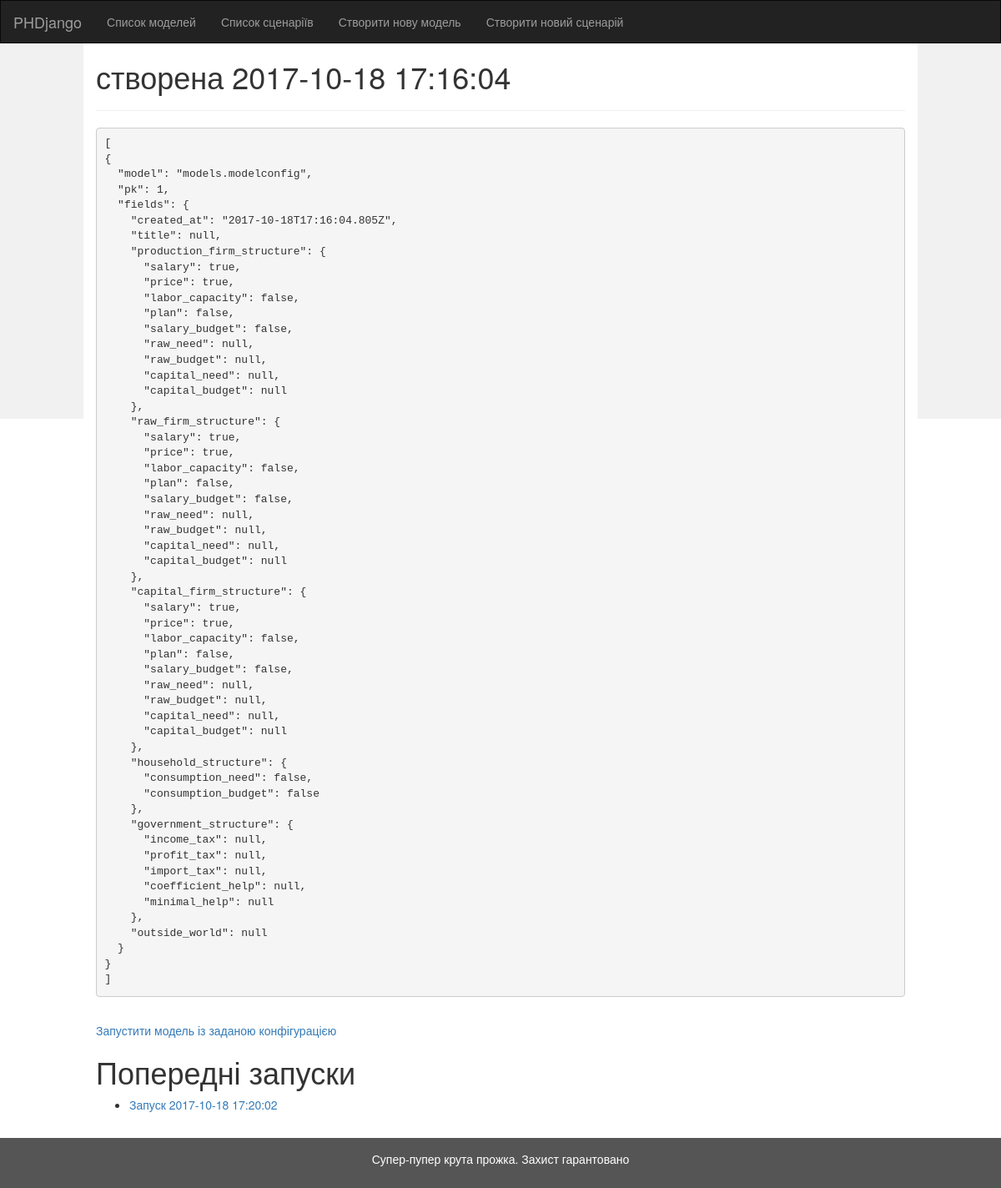
/models/1/, run on the app's committed database.
### models/models.py (models this page shows)
class ModelConfig(models.Model):
    created_at = models.DateTimeField(auto_now_add=True, null = True)
    title = models.CharField("Назва конфігурації моделі", null=True, max_length=1024)
    production_firm_structure = models.ForeignKey(FirmStructure, related_name="ProductionFirm", null = True)
    raw_firm_structure = models.ForeignKey(FirmStructure, related_name="RawFirm", null=True)
    capital_firm_structure = models.ForeignKey(FirmStructure, related_name="CapitalFirm", null=True)
    household_structure = models.ForeignKey(HouseholdStructure, null=True)
    government_structure = models.ForeignKey(GovernmentStructure, null=True)
    outside_world = models.NullBooleanField("Зовнішній світ", default=None, null = True)
    def natural_key(self):
        return (self.title, self.created_at,) + self.production_firm_structure.natural_key() + \
               self.raw_firm_structure.natural_key() + self.capital_firm_structure.natural_key() + \
               self.household_structure.natural_key() + self.government_structure.natural_key()
    natural_key.dependencies = ['phdjango.FirmStructure', 'phdjango.HouseholdStructure', 'phdjango.GovernmentStructure']
    def __str__(self):
        return "Модель " + str(self.title) if self.title is not None else "" + "створена " + self.created_at.strftime(
            "%Y-%m-%d %H:%M:%S")

class ModelResult(models.Model):
    created_at = models.DateTimeField(auto_now_add=True, null=True)
    model_run_config = models.ForeignKey(ModelRunConfiguration, null=True)
    model_config = models.ForeignKey(ModelConfig, null=True)
    def __str__(self):
        return "Запуск " + self.created_at.strftime("%Y-%m-%d %H:%M:%S")

### models/views.py (the view)
# urls.py: url(r'^(?P<model_config_id>[0-9]+)/$', views.get_model_config_view, name='model-config-detail'),
def get_model_config_view(request, model_config_id):
    model_config = get_object_or_404(ModelConfig, pk=model_config_id)
    data = serializers.serialize('json', [model_config], indent = 2, use_natural_foreign_keys=True)
    return render(request, 'models/config-detail.html', {
        "data": data,
        "object": model_config
    })

### models/models.py (called while the page is built)
    def natural_key(self):
        return {
            "consumption_need": self.consumption_need,
            "consumption_budget": self.consumption_budget
        }

    def natural_key(self):
        return {
            "salary": self.salary,
            "price": self.price,
            "labor_capacity": self.labor_capacity,
            "plan": self.plan,
            "salary_budget": self.salary_budget,
            "raw_need": self.raw_need,
            "raw_budget": self.raw_budget,
            "capital_need": self.capital_need,
            "capital_budget": self.capital_budget
        }

    def natural_key(self):
        return {
            "income_tax": self.income_tax,
            "profit_tax": self.profit_tax,
            "import_tax": self.import_tax,
            "coefficient_help": self.coefficient_help,
            "minimal_help": self.minimal_help
        }

### models/templates/models/config-detail.html
{% extends 'models/base.html' %}
{% block title %}{{ object }}{% endblock %}
{% block content %}
   <pre>{{ data }}</pre>
    <br>
    <a href="/models/{{ object.id }}/run">Запустити модель із заданою конфігурацією</a>
    <h1>Попередні запуски</h1>
    {% if 1 %}
    <ul>
        {% for result in object.modelresult_set.all %}
            <li><a href="/models/result/{{ result.id }}">{{ result }}</a></li>
        {% endfor %}
    </ul>
    {% else %}
        <p>Запусків поки не було.</p>
    {% endif %}
{% endblock %}

### data on the page
ModelConfig: title+created_at "створена 2017-10-18 17:16:04"
ModelResult: created_at "Запуск 2017-10-18 17:20:02"
